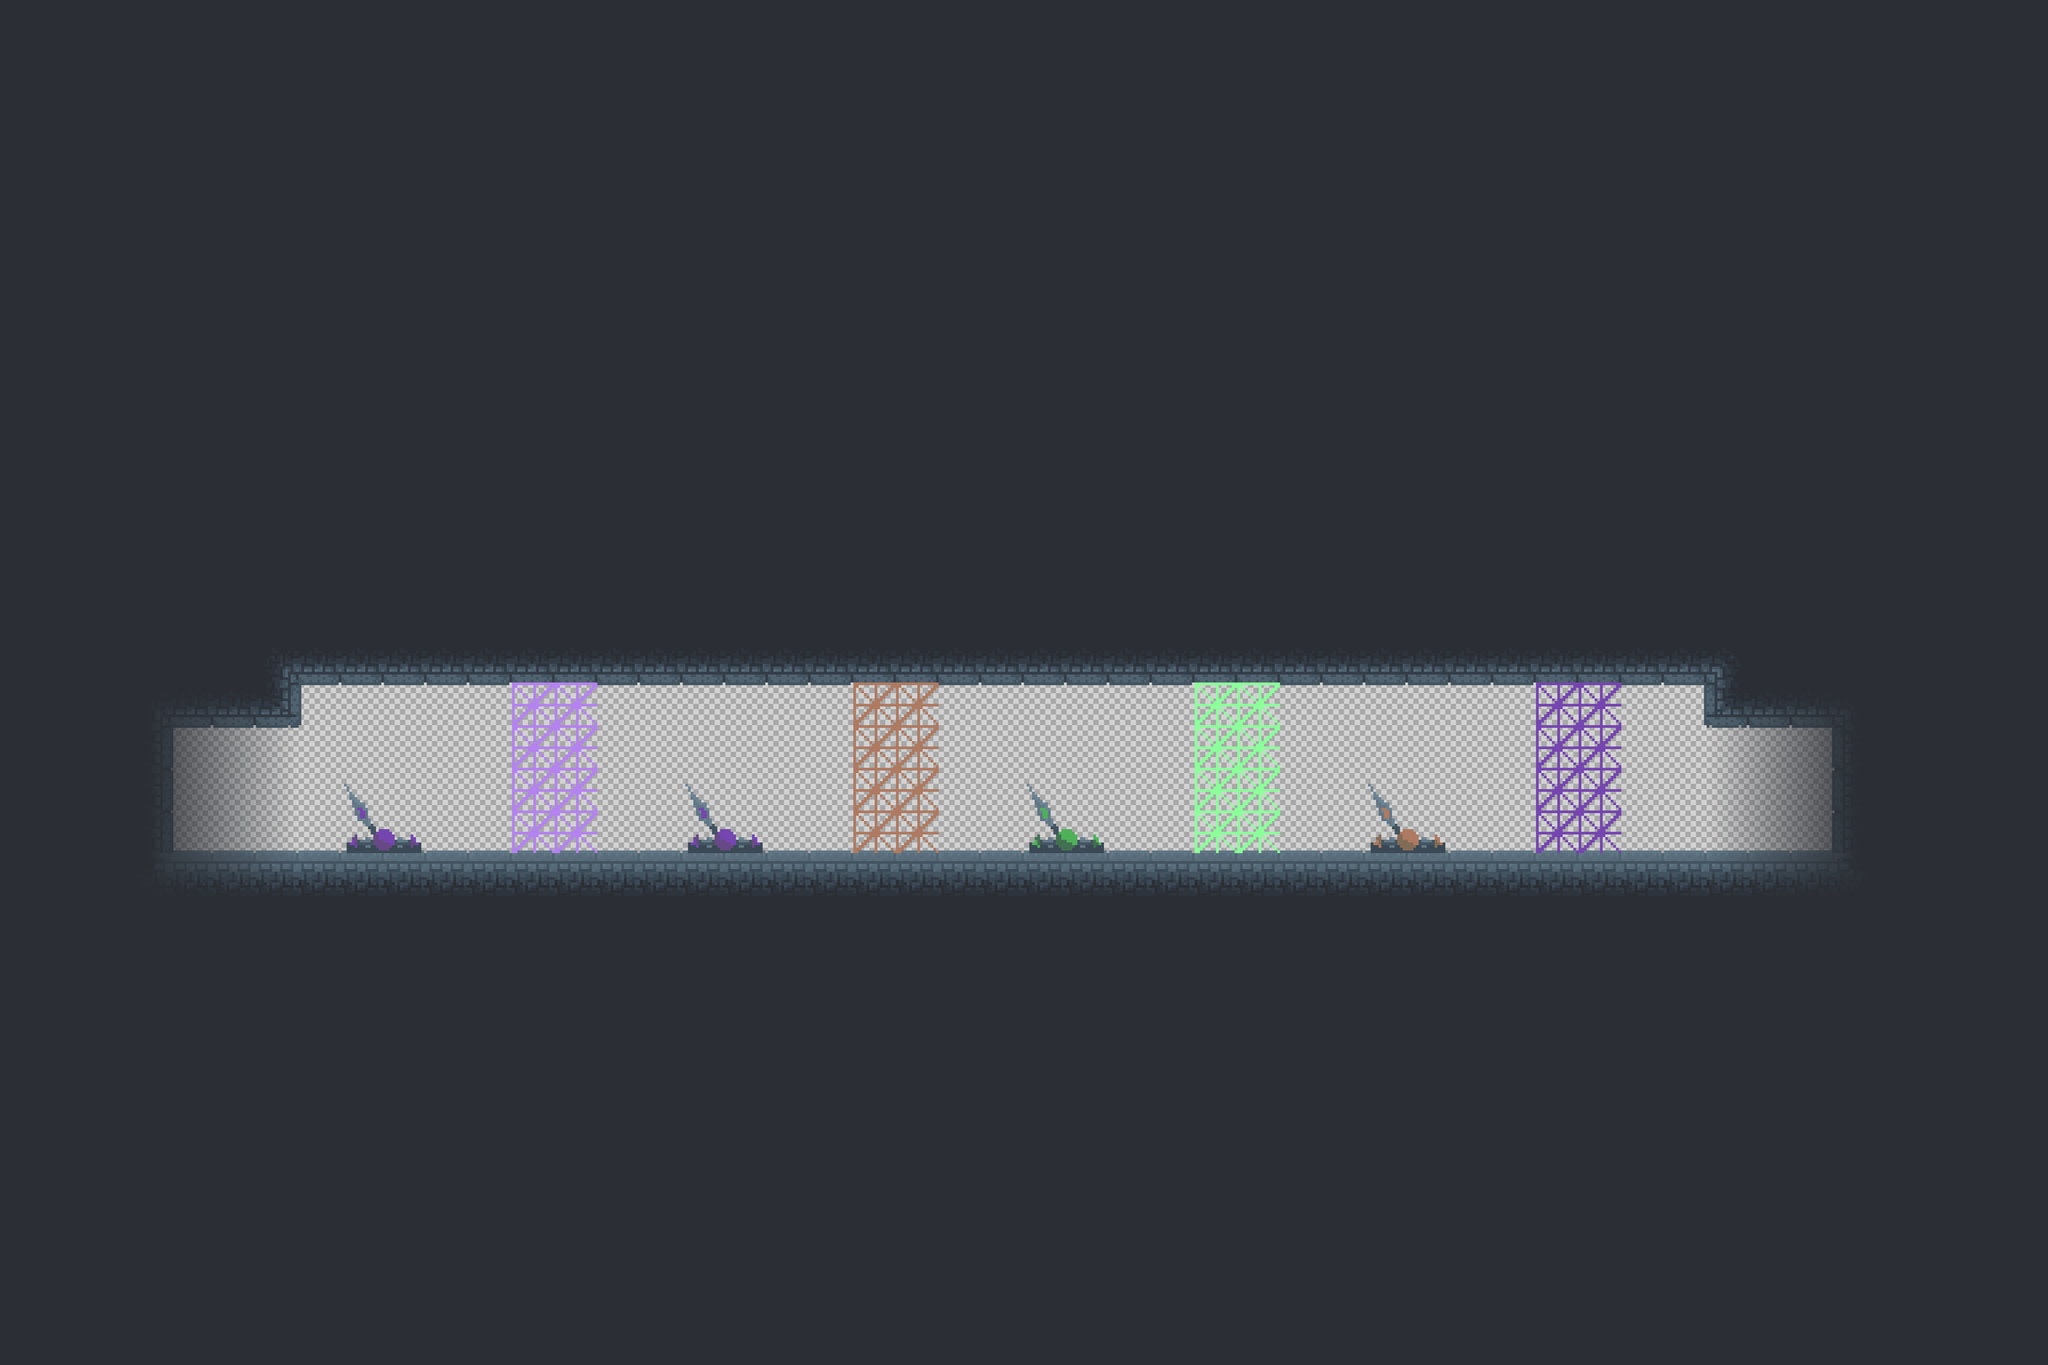

Rendered tile map (Tiled .tmx) drawn with the repository's tilesets; below, a short description and the map source with its tile grids summarised:
An orthogonal 48x32 tile map with 160x160 px tiles, 6 tile layers (wireframe, Platforms, Grass, Door, ...), 5 tilesets and 2 objects.

<map version="1.5" tiledversion="1.7.0" orientation="orthogonal" renderorder="right-down" width="48" height="32" tilewidth="160" tileheight="160" infinite="0" nextlayerid="42" nextobjectid="3">
 <tileset firstgid="1" source="../../tsx&amp;world/Wireframe_purple16.tsx" />
 <tileset firstgid="25" source="../../tsx&amp;world/Forest.tsx" />
 <tileset firstgid="313" source="../../tsx&amp;world/act-Sheet.tsx" />
 <tileset firstgid="349" source="../../tsx&amp;world/Levers.tsx" />
 <tileset firstgid="363" source="../../tsx&amp;world/Specials.tsx" />
 <layer id="1" name="wireframe" width="48" height="32">
  <data>[1536 cells, 1536 non-empty, 2 distinct tile ids]</data>
 </layer>
 <layer id="3" name="Platforms" width="48" height="32">
  <data>[1536 cells, 1386 non-empty, 1 distinct tile ids]</data>
 </layer>
 <layer id="4" name="Grass" width="48" height="32">
  <data>[1536 cells, 1466 non-empty, 21 distinct tile ids]</data>
 </layer>
 <layer id="14" name="Door" width="48" height="32">
  <data>[1536 cells, 32 non-empty, 4 distinct tile ids]</data>
 </layer>
 <layer id="15" name="Levers" width="48" height="32">
  <data>[1536 cells, 4 non-empty, 3 distinct tile ids]</data>
 </layer>
 <layer id="35" name="Details" width="48" height="32">
  <data>[1536 cells, 11 non-empty, 2 distinct tile ids]</data>
 </layer>
 <objectgroup id="36" name="Gate">
  <object id="1" gid="363" x="640" y="3040" width="160" height="160">
   <properties>
    <property name="dest" value="S6_5.5" />
   </properties>
  </object>
  <object id="2" gid="363" x="6720" y="3040" width="160" height="160">
   <properties>
    <property name="dest" value="S6_5.7" />
   </properties>
  </object>
 </objectgroup>
</map>
